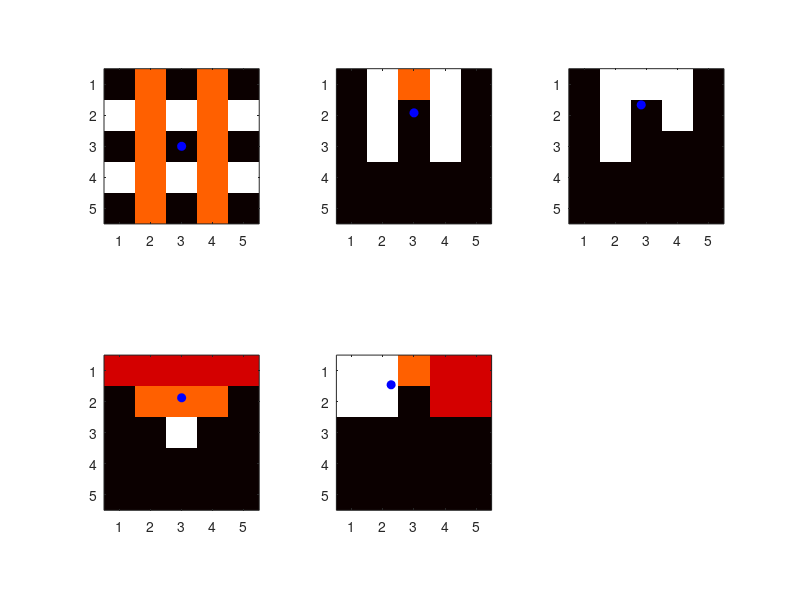

This figure's MATLAB source:
%% Centroid test

close all
% define the number of conditions
condition_number = 5;
% define the matrix to test the different conditions
condition_matrix = zeros(5,5,condition_number);

% define manually the different conditions
% condition 1
condition_matrix([2,4],:,1) =  1;
condition_matrix(:,[2 4],1) = 0.5;
% condition 2
condition_matrix([1 2 3],[2 4],2) = 1;
condition_matrix(1,3,2) = 0.5;
% condition 3
condition_matrix([1 2 3],2,3) = 1;
condition_matrix([1 2],4,3) = 1;
condition_matrix(1,3,3) = 1;
% condition 4
condition_matrix(1,:,4) = 0.3;
condition_matrix(2,[2 3 4],4) = 0.5;
condition_matrix(3,3,4) = 1;
% condition 5
condition_matrix([1 2],[1 2],5) = 1;
condition_matrix([1 2],[4 5],5) = 0.3;
condition_matrix(1,3,5) = 0.5;

figure
% allocate memory for the centroids
centroid_matrix = zeros(condition_number,2);
% run through all the conditions and calculate the weighted centroid
for condition = 1:condition_number
    % plot the condition
    subplot(round(sqrt(condition_number)),ceil(sqrt(condition_number)),condition)
    imagesc(condition_matrix(:,:,condition))
    hold on
    % calculate the weighted centroid
    weighted_centroid = regionprops(condition_matrix(:,:,condition)~=0,...
        condition_matrix(:,:,condition),'WeightedCentroid');
    centroid_matrix(condition,:) = weighted_centroid.WeightedCentroid;
    % plot the centroid
    plot(centroid_matrix(condition,1),centroid_matrix(condition,2),'ob',...
        'MarkerFaceColor','b')
    colormap(hot)
    axis square
    
end